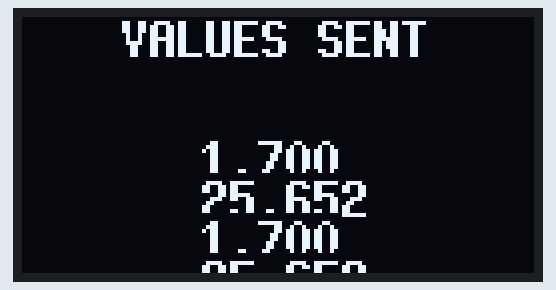
Simulated run of this sketch. Board: Arduino Uno, built with avr-gcc and run on an emulated ATmega328P. Parts: 128×64 one-colour display. Random numbers use the default seed unless the sketch sets one; no radio packets arrive unless stated; what the sketch prints to the serial monitor is not drawn.

Above: at 0.26 s.
At 5.21 s:
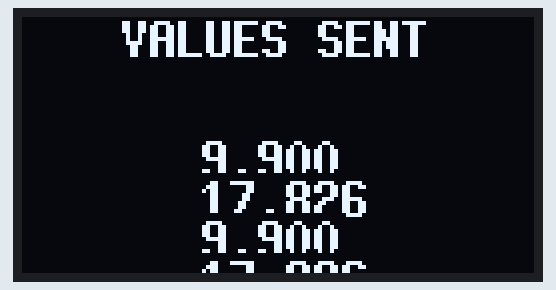
At 10.12 s:
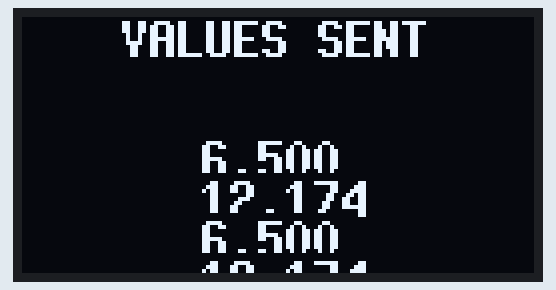
At 20.14 s:
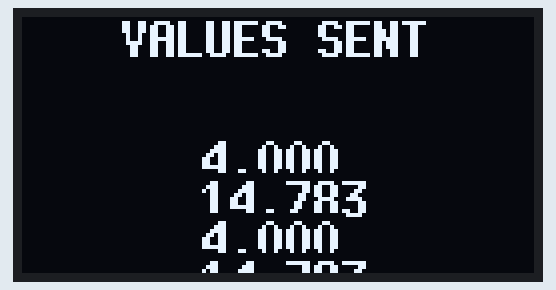
At 30.02 s:
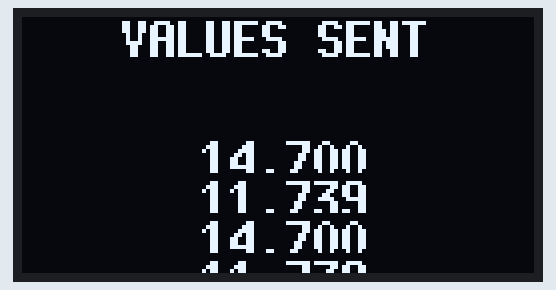
At 39.8 s:
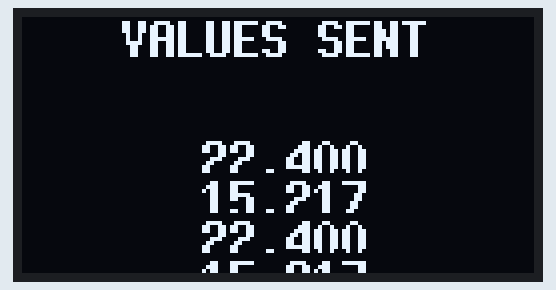

The sketch:

NRF_Transmitter_Struct.ino
```cpp
// TEENSY Transmitter
// Reference link : https://forum.arduino.cc/index.php?topic=421081
#include <SPI.h>
#include <nRF24L01.h>
#include <RF24.h>
#include <Wire.h>
#include "U8g2lib.h"

RF24 radio(7, 8);                         // CE, CSN Pins
const byte address[6] = "00001";          // Address the the module
float send_Data1, send_Data2 = 0;
char val1_buffer[20], val2_buffer[20], val3_buffer[20], val4_buffer[20], val5_buffer[20];
bool send_flag;
struct data_Struct
{
  float val1 = random(10, 250) / 10.0;
  float val2 = random(10, 60) / 2.3;
  float val3 = random(10, 60) / 2.3;
  int   val4 = random(1, 4);
  int   val5 = random(0, 40);

};
U8G2_SH1106_128X64_NONAME_F_HW_I2C OLED(U8G2_R0, /* reset=*/U8X8_PIN_NONE);

void setup()
{
  Serial.begin(115200);

  // OLED Stuff
  OLED.setI2CAddress(0x3D * 2);
  OLED.begin();
  OLED.setFont(u8g2_font_7x13B_mr);

  radio.begin();
  radio.openWritingPipe(address);
  radio.setPALevel(RF24_PA_MAX);
  radio.setPayloadSize(32);
  radio.stopListening();
}
void loop()
{
  //Sending two values
  data_Struct sendData;
  send_flag = radio.write(&sendData, sizeof(sendData));
  if (send_flag == true)
  {
    Serial.print("Value 1 : "); Serial.print(sendData.val1);
    Serial.print("\tValue 2 : "); Serial.print(sendData.val2);
    Serial.print("\tValue 3 : "); Serial.print(sendData.val3);
    Serial.print("\tValue 4 : "); Serial.print(sendData.val4);
    Serial.print("\tValue 5 : "); Serial.print(sendData.val5);
    Serial.print("\tData Packet Size : "); Serial.println(sizeof(sendData));
    //Serial.print("\t\tResult : "); Serial.println(send_flag);

    OLED.clearBuffer();
    OLED.drawStr(25, 10, "VALUES SENT");
    dtostrf(sendData.val1, 5, 3, val1_buffer);
    dtostrf(sendData.val2, 5, 3, val2_buffer);
    dtostrf(sendData.val3, 5, 3, val3_buffer);
    dtostrf(sendData.val4, 5, 3, val4_buffer);
    dtostrf(sendData.val5, 5, 3, val5_buffer);

    OLED.drawStr(45, 40, val1_buffer);
    OLED.drawStr(45, 50, val2_buffer);
    OLED.drawStr(45, 60, val1_buffer);
    OLED.drawStr(45, 70, val2_buffer);
    OLED.drawStr(45, 80, val2_buffer);

    OLED.sendBuffer();
  }

  delay(100);

}
```
